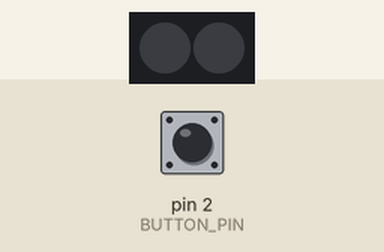
Recording of a sketch running on a simulated Arduino Uno, built with avr-gcc and run on an emulated ATmega328P. Shown: 2 RGB LEDs in strip order, left to right. The test bench sets the inputs (shaded band); at power-on: pin 2 (BUTTON_PIN) HIGH.

Above: at 1.2 s.
1.3 s: pin 2 (BUTTON_PIN) pulled LOW for 0.15 s
At 2.5 s:
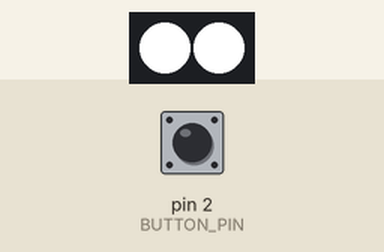
2.9 s: pin 2 (BUTTON_PIN) pulled LOW for 1 s
At 4.1 s:
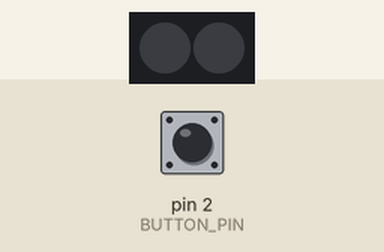
5.4 s: pin 2 (BUTTON_PIN) pulled LOW for 3.2 s
At 6.1 s:
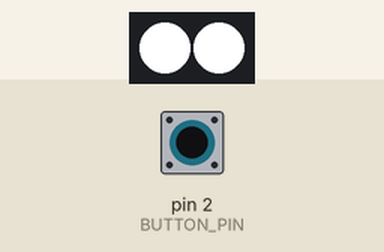
Timing chart, 0 to 8.4 s (numbered marks = the images above; inputs shaded):
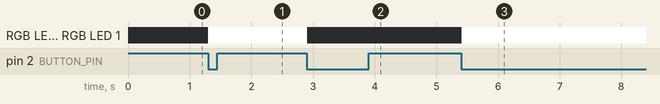

The sketch:

basic_on_off.ino
```cpp
#include <stdio.h>
#include <stdlib.h>
#include<FastLED.h>

#define NUM_LEDS 2    // number of led present in your strip
#define BUTTON_PIN 2  // pin for the button
#define DATA_PIN 12   // digital pin of your arduino


CRGB leds[NUM_LEDS];
int status = false;   // set status to false by default

void setup() {
  pinMode(DATA_PIN, OUTPUT);           // define LED as an output
  pinMode(BUTTON_PIN, INPUT_PULLUP);   // define button as input with pull-up so we don't need resistor

  FastLED.addLeds<NEOPIXEL, DATA_PIN>(leds, NUM_LEDS);
}


void loop() {
   Serial.print(69);
   if (!digitalRead(BUTTON_PIN) == true) {
    status = !status;
    toggle(status);
    delay(100);
   }
   while (!digitalRead(BUTTON_PIN) == true) {
    delay(50);
  }
  delay(50);
}

void toggle(bool status){
  if (status == true) {
    for (int i = 0; i < NUM_LEDS; i++) {
      leds[i] = CRGB::White;  //set the all leds to white
   }
   FastLED.show();
  } else {
    for (int i = 0; i < NUM_LEDS; i++) {
      leds[i] = CRGB::Black;
   }
   FastLED.show();
  }
}
```

Measured:
- after the input at 1.3 s, RGB LED 0, RGB LED 1: off → RGB(255, 255, 255) at once
- after the input at 2.9 s, RGB LED 0, RGB LED 1: RGB(255, 255, 255) → off at once
- after the input at 5.4 s, RGB LED 0, RGB LED 1: off → RGB(255, 255, 255) at once
